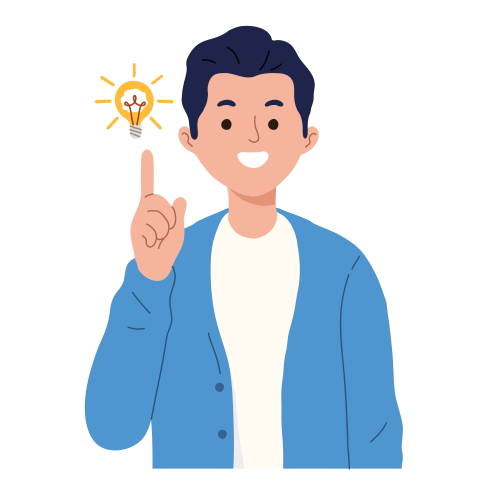
#> input picture 11_opencv-masking/kindo.jpg, 500 x 500 px
$ python opencv_masking.py
#> lines starting #> are read from the running program, lines starting #| are printed output that depends on the picture; after the words box and inside, x2 and y2 are one past the last pixel; in counts of white or black regions, pixels touching at a corner belong together
# Cara penggunaan, ketik perintah berikut pada terminal👇
# python opencv_masking.py

# import packages yang diperlukan
import numpy as np
import argparse
import cv2

# Membuat parser argumen dan parsing argumen
ap = argparse.ArgumentParser()
ap.add_argument("-i", "--image", type=str, default="kindo.jpg",
	help="path to the input image")
args = vars(ap.parse_args())

# Memuat/me-load gambar dan menampilkannya ke layar
image = cv2.imread(args["image"])
#> image is the input picture: shape (500, 500, 3); mean B, G, R 231.9, 222.2, 213.3
cv2.imshow("Original", image)

# Membuat mask berukuran sama dengan gambar, namun hanya menggunakan
# 2 nilai piksel yaitu 0 dan 255 -- latar belakang diabaikan dan diberi nilai
# 0 piksel, sedangkan objek pada gambar diberi nilai 255
mask = np.zeros(image.shape[:2], dtype="uint8")
cv2.rectangle(mask, (100, 30), (400, 450), 255, -1) # (-x,y) (x,-y)
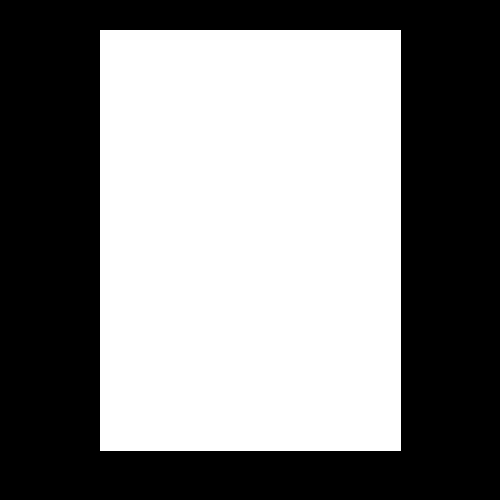
#> mask: shape (500, 500); 50.7% white; 1 black region, box (x1, y1, x2, y2) and area: (0, 0, 500, 500) 123279
cv2.imshow("Rectangular Mask", mask)

# Menerapkan mask yang digabungkan dengan objek gambar
masked = cv2.bitwise_and(image, image, mask=mask)
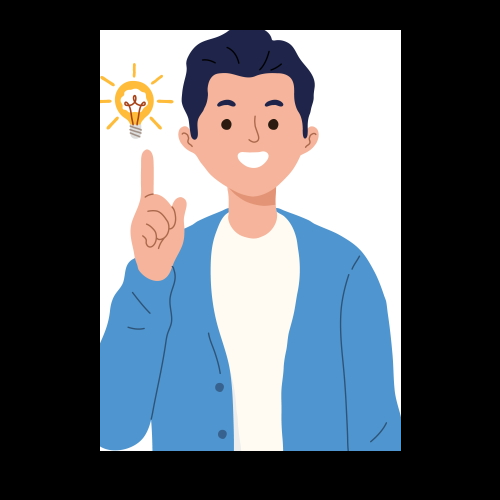
#> masked: shape (500, 500, 3); mean B, G, R 107.1, 98.5, 90.9
cv2.imshow("Mask Applied to Image", masked)
cv2.waitKey(0)

# now, let's make a circular mask with a radius of 100 pixels and
# apply the mask again

# Sekarang membuat mask berbentuk lingkaran,
# dengan radius 100 piksel dan menerapkan mask
# pada gambar seperti sebelumnya
mask = np.zeros(image.shape[:2], dtype="uint8")
cv2.circle(mask, (145, 200), 100, 255, -1)
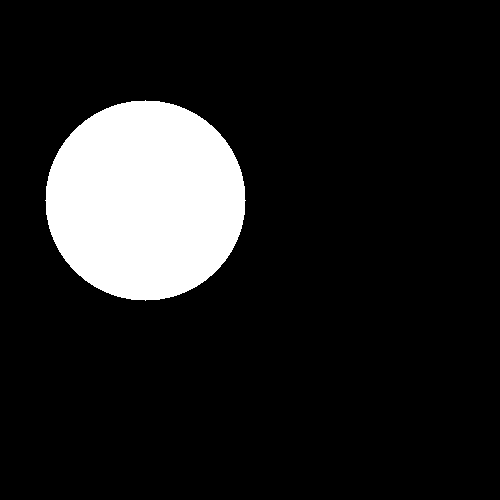
#> mask: shape (500, 500); 12.6% white; 1 white region, box (x1, y1, x2, y2) and area: (45, 100, 246, 301) 31417
masked = cv2.bitwise_and(image, image, mask=mask)
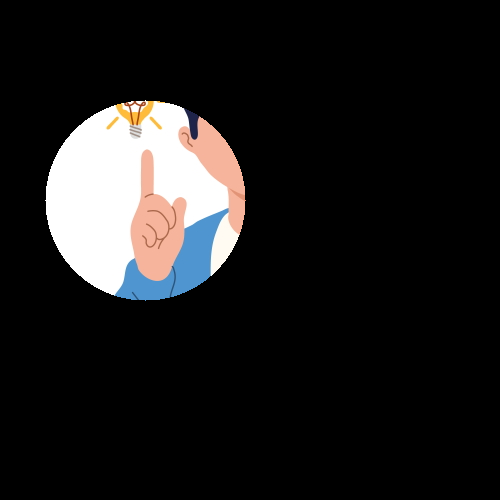
#> masked: shape (500, 500, 3); mean B, G, R 27.7, 27.7, 28.7

# tampilkan gambar keluaran
cv2.imshow("Circular Mask", mask)
cv2.imshow("Mask Applied to Image", masked)
cv2.waitKey(0)

# Referensi: pyimagesearch
